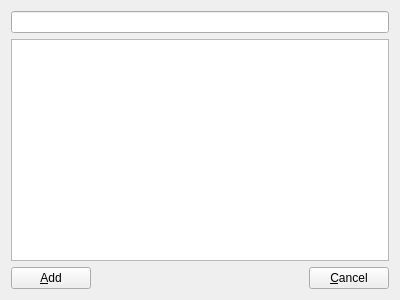
<?xml version="1.0" encoding="UTF-8"?>
<ui version="4.0">
 <class>AddDevil</class>
 <widget class="QWidget" name="AddDevil">
  <property name="geometry">
   <rect>
    <x>0</x>
    <y>0</y>
    <width>400</width>
    <height>300</height>
   </rect>
  </property>
  <layout class="QVBoxLayout">
   <item>
    <widget class="SearchEdit" name="searchEdit"/>
   </item>
   <item>
    <widget class="QListWidget" name="devilList"/>
   </item>
   <item>
    <layout class="QHBoxLayout">
     <item>
      <widget class="QPushButton" name="addButton">
       <property name="text">
        <string>&amp;Add</string>
       </property>
      </widget>
     </item>
     <item>
      <spacer name="horizontalSpacer">
       <property name="orientation">
        <enum>Qt::Horizontal</enum>
       </property>
       <property name="sizeHint" stdset="0">
        <size>
         <width>40</width>
         <height>20</height>
        </size>
       </property>
      </spacer>
     </item>
     <item>
      <widget class="QPushButton" name="cancelButton">
       <property name="text">
        <string>&amp;Cancel</string>
       </property>
      </widget>
     </item>
    </layout>
   </item>
  </layout>
 </widget>
 <customwidgets>
  <customwidget>
   <class>SearchEdit</class>
   <extends>QLineEdit</extends>
   <header>SearchEdit.h</header>
  </customwidget>
 </customwidgets>
 <resources/>
 <connections/>
</ui>
